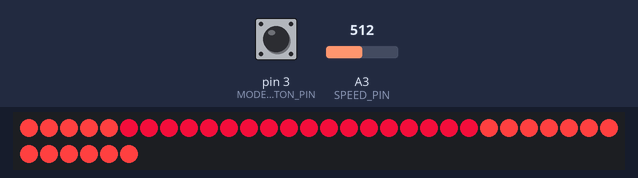
Recording of a sketch running on a simulated Arduino Uno, built with avr-gcc and run on an emulated ATmega328P. On the bench: 36 RGB LEDs in strip order, left to right, continuing on the next row. The inputs (shaded band) are chosen by the test bench; at power-on: pin 3 (MODE_BUTTON_PIN) LOW, A3 (SPEED_PIN) = 512. Dim RGB values are drawn brighter than linear.

Above: at 1.2 s.
1.3 s: pin 3 (MODE_BUTTON_PIN) pulled HIGH for 0.25 s
3.0 s: A3 (SPEED_PIN) set to 0
At 3.59 s:
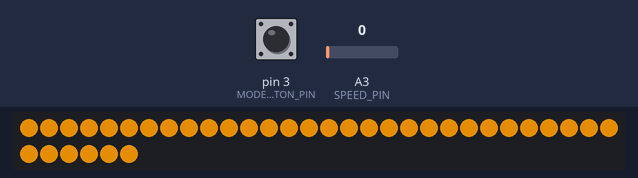
At 4.2 s:
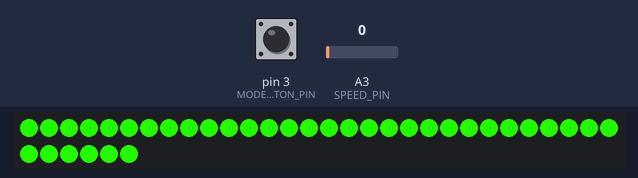
5.8 s: A3 (SPEED_PIN) set to 20
At 6.4 s:
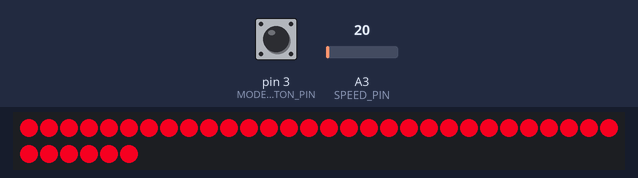

The sketch:

fastled_decorations.ino
```cpp
#include "FastLED.h"

#define MODES_COUNT 4
#define MODE_BUTTON_PIN 3
#define SPEED_PIN A3

/*
 * Color representation
 */
struct HSV {
   int hue;
   int saturation;
   int brightness;
};


/*
 * Class to abstract out FastLed library
 */
class Canvas {
  public:
    Canvas(int size) {
      this->size = size;
    }

    virtual void setPixel(int position, HSV color) = 0;
    virtual void show() = 0;
    int size = 0;
};

/*
 * FastLed implementation for canvas
 */
class FastLedCanvas: public Canvas {
  public:
    FastLedCanvas(int size): Canvas(size){
      FastLED.addLeds<NEOPIXEL, 12>(this->leds, size);
    }

    void setPixel(int position, HSV color) {
      leds[position] = CHSV(color.hue, color.saturation, color.brightness);
    }

    void show() {
      FastLED.show();
    }

    CRGB leds[255];
};


/*
 * Class for abstracting light effects. Implemtations should only care about draw function
 */
class LightShow {
  public:
    virtual void draw(Canvas* canvas) = 0;
    void pause() {
      int value = analogRead(SPEED_PIN);
      if (value > 100) {
        value = 100;
      }

      int delayValue = minSpeed + (int)((maxSpeed - minSpeed) * value) / 100;
      delay(delayValue);
    }

  protected:
    int minSpeed = 10;
    int maxSpeed = 200;
};

class CyclingLightShow: public LightShow {
  public:
    void draw(Canvas* canvas) {
      for (int x = 0; x < canvas->size; x++) {
        canvas->setPixel(x, backgroundColor);
      }

      for (int x = 0; x < runningLength; x++) {
        int pos = position + x;
        if (pos >= canvas->size) {
          pos = pos - canvas->size;
        }

        canvas->setPixel(pos, runningColor);
      }

      position++;
      if (position == canvas->size) {
        position = 0;
      }
    }

  private:
    int position = 0;
    int runningLength = 18;
    HSV runningColor = {240, 200, 255};
    HSV backgroundColor = {0, 128, 255};
};


class RainbowShow: public LightShow {
  public:
    void draw(Canvas* canvas) {
      for (int x = 0; x < canvas->size; x++) {
        canvas->setPixel(x, {hue, 255, 255});
      }

      hue++;
    }

  private:
    unsigned char hue = 0;
};

class WhiteStrobeShow: public LightShow {
  public:
    void draw(Canvas* canvas) {
      HSV color = on ? colorOn : colorOff;
      on = !on;

      for (int x = 0; x < canvas->size; x++) {
        canvas->setPixel(x, color);
      }
    }

  private:
    HSV colorOn = {0, 0, 255};
    HSV colorOff = {0, 0, 0};
    bool on = true;
};

class RainbowStrobeShow: public LightShow {
  public:
    void draw(Canvas* canvas) {
      HSV color = colorOff;
      if (on) {
        color = {hue, 255, 255};
        hue++;
      }
      on = !on;

      for (int x = 0; x < canvas->size; x++) {
        canvas->setPixel(x, color);
      }
    }

  private:
    HSV colorOn = {0, 0, 255};
    HSV colorOff = {0, 0, 0};
    bool on = true;
    unsigned char hue = 0;
};


class Button {
  public:
    bool check() {
      bool currentValue = digitalRead(MODE_BUTTON_PIN);
      bool result = currentValue && !lastValue;
      lastValue = currentValue;

      return result;
    }

  private:
    bool lastValue = false;
};


CyclingLightShow cyclingShow;
RainbowShow rainbowShow;
WhiteStrobeShow whiteStrobeShow;
RainbowStrobeShow rainbowStrobeShow;
LightShow* modes[MODES_COUNT] = {
  &cyclingShow,
  &rainbowShow,
  &whiteStrobeShow,
  &rainbowStrobeShow
};

Canvas* canvas = new FastLedCanvas(36);
Button modeButton;
int currentMode = 0;

void setup() {}

void loop() {
  LightShow* currentShow = modes[currentMode];
  currentShow->draw(canvas);
  canvas->show();
  currentShow->pause();

  if (modeButton.check()) {
    currentMode++;
    if (currentMode == MODES_COUNT) {
      currentMode = 0;
    }
  }
}
```
